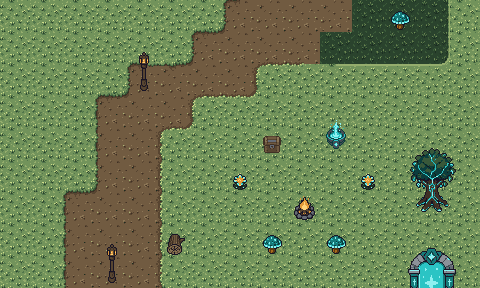
#> input picture projects/prototypes/GS-003/art/digi-forest-v13/mockups/raw/clareira_raw.png, 480 x 288 px; its folder holds only this picture in this run
$ python build_mockups.py
#> lines starting #> are read from the running program, lines starting #| are printed output that depends on the picture
#!/usr/bin/env python3
"""Compose DigiForest v13 mockups: PixelLab map render (nearest-neighbor upscale)
+ official DS Guilmon/Tamer sprites at native scale, no interpolation anywhere.
Night variant: Style Bible §6 grade (S*0.64 V*0.8 ambient, cooler tone) applied
only to the background map, never to the official sprites."""
import sys
from pathlib import Path
from PIL import Image, ImageEnhance

BASE = Path(__file__).parent
ASSETS = BASE.parent.parent.parent / "quality-overhaul" / "direction-v13" / "assets"
RAW = BASE / "raw"

GUILMON = ASSETS / "guilmon_official_S.png"
TAMER = ASSETS / "tamer_official_SE.png"


def nn_upscale(img: Image.Image, factor: int) -> Image.Image:
    return img.resize((img.width * factor, img.height * factor), Image.NEAREST)


def night_grade(img: Image.Image) -> Image.Image:
    """Style Bible §6: saturation x0.64, value x0.8, cooled toward foliageDepthNight."""
    rgba = img.convert("RGBA")
    r, g, b, a = rgba.split()
    rgb = Image.merge("RGB", (r, g, b))
    rgb = ImageEnhance.Color(rgb).enhance(0.64)
    rgb = ImageEnhance.Brightness(rgb).enhance(0.62)
    # cool tint: push blue up slightly, red down slightly (foliageDepthNight direction)
    r2, g2, b2 = rgb.split()
    r2 = r2.point(lambda v: max(0, v - 10))
    b2 = b2.point(lambda v: min(255, v + 18))
    rgb = Image.merge("RGB", (r2, g2, b2))
    out = Image.merge("RGBA", (*rgb.split(), a))
    return out


def paste_contact_shadow(canvas: Image.Image, x: int, y: int, w: int, h: int, opacity=90):
    shadow = Image.new("RGBA", (w, max(4, h // 5)), (0, 0, 0, 0))
    from PIL import ImageDraw
    d = ImageDraw.Draw(shadow)
    d.ellipse([0, 0, w - 1, shadow.height - 1], fill=(8, 6, 10, opacity))
    canvas.alpha_composite(shadow, (x, y + h - shadow.height // 2))


def build(raw_name: str, out_name: str, scale: int, guilmon_pos, tamer_pos, final_size):
#> called with raw_name = 'clareira_raw.png', out_name = 'v13_mockup_clareira', scale = 4, guilmon_pos = (1180, 620), tamer_pos = (1260, 600), final_size = (1920, 1080)
    scene = Image.open(RAW / raw_name).convert("RGBA")
#> scene is the input picture: PIL image 480x288 RGBA; mean R, G, B, A 106.9, 127.8, 82.8, 255
    scene_up = nn_upscale(scene, scale)
#> in nn_upscale, `return img.resize((img.width * factor, img.height * factor), Image.NEA..`:
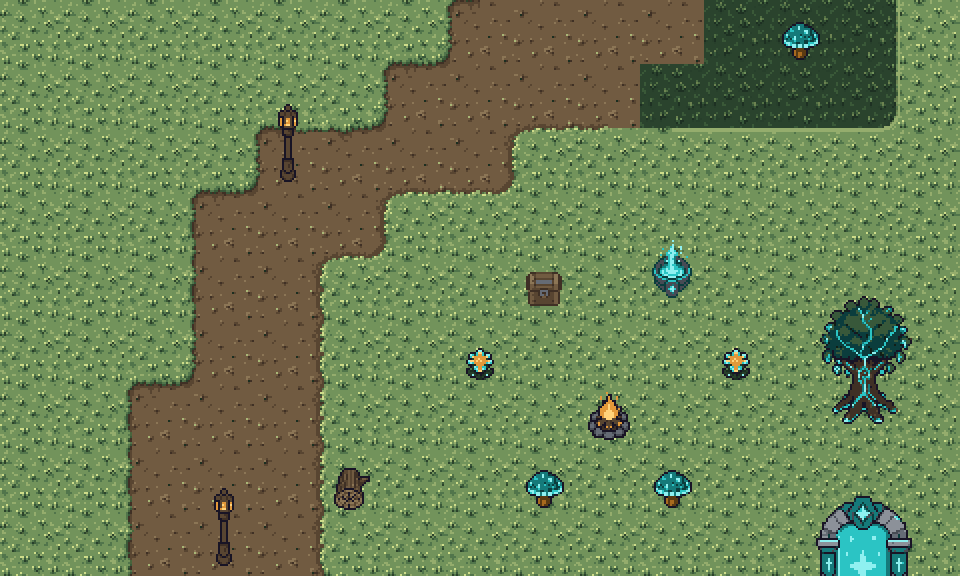
#> returned value: PIL image 1920x1152 RGBA (shown at 1/2 size); mean R, G, B, A 106.9, 127.8, 82.8, 255

#> (the run stopped early here; a loop or call above may not have finished)
